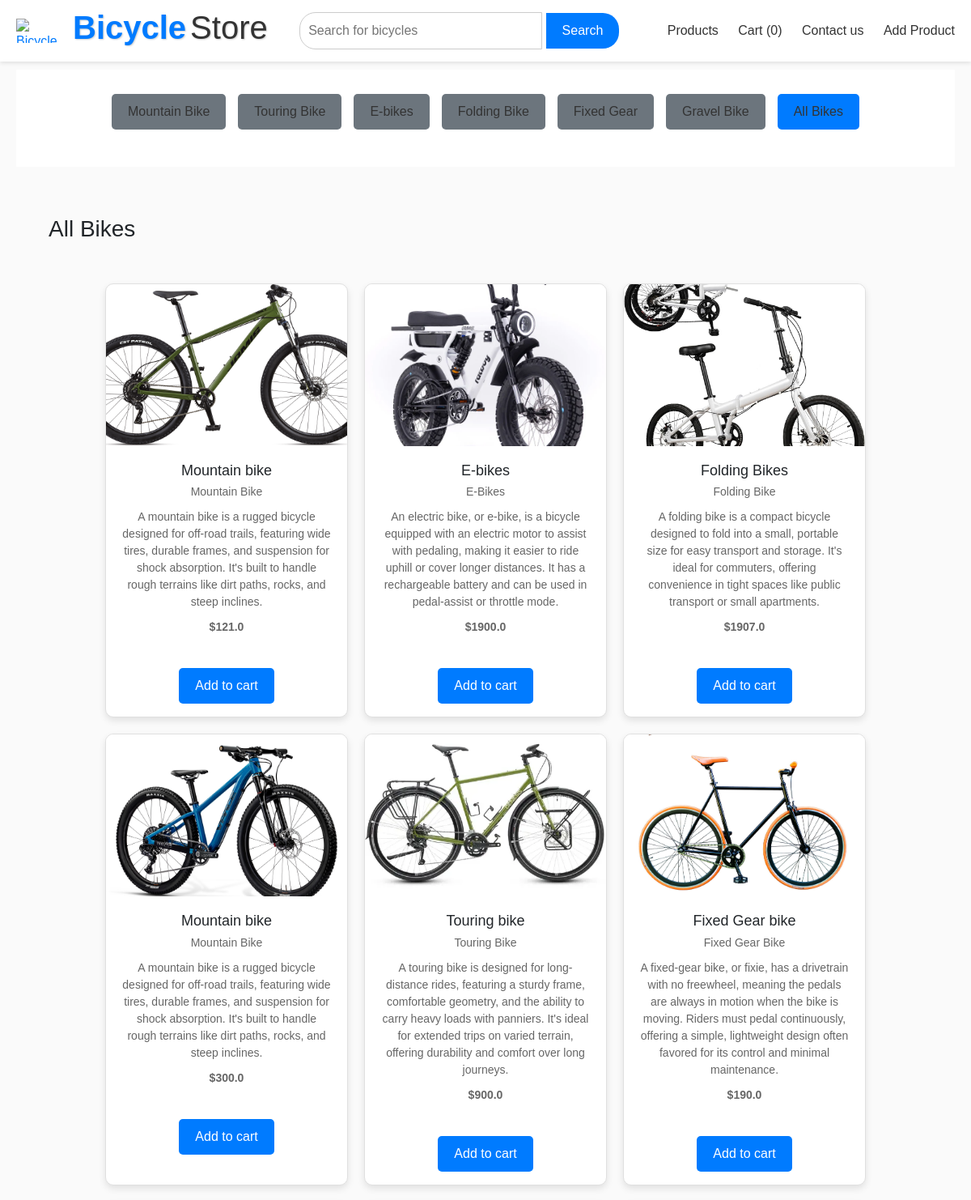
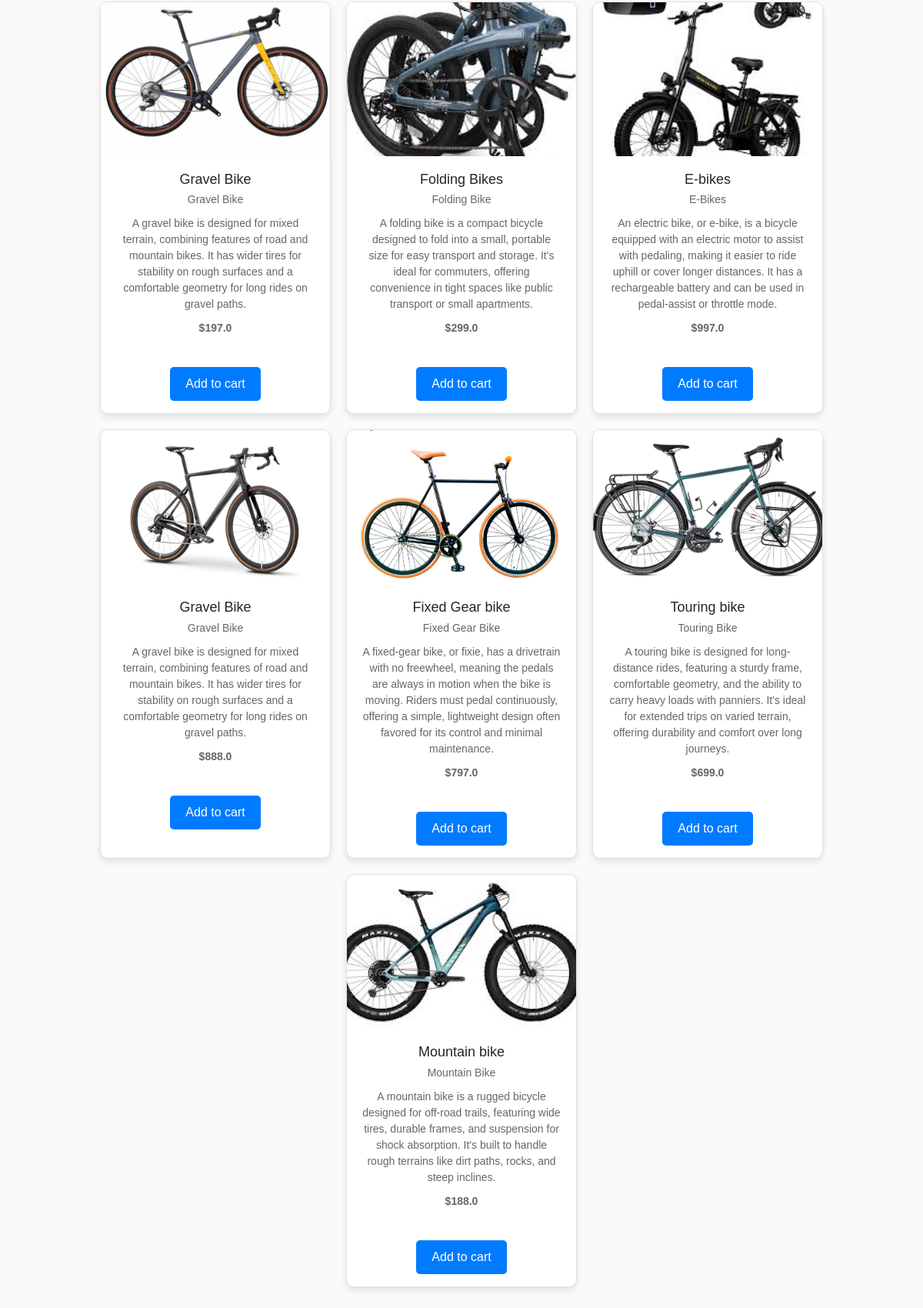
Page /products on the committed database (2 pictures, top to bottom).
### models.py (models this page shows)
class Bikes(db.Model):
    id = db.Column(db.Integer, primary_key=True)
    Brand_name = db.Column(db.String(100), nullable=False)
    Brand_category = db.Column(db.Text, nullable=False)
    price = db.Column(db.Float, nullable=False)
    M_date = db.Column(db.String(50), nullable=False)
    image_url = db.Column(db.String(200), nullable=False)
    description = db.Column(db.String(200), nullable=False)
    accessories = db.relationship('Accessories', secondary=bike_accessory_association, backref='bikes')  # Many-to-many relationship

### app.py (the view, shortened to what this page needs)
@app.route("/products", methods=["GET", "POST"])
def Productspage():
    category = request.args.get('category')  # Get category from URL if any
    query = request.args.get('search')  # Get search query from URL if any
    if query:
        products = Bikes.query.filter(
            Bikes.Brand_name.ilike(f"%{query}%") |
            Bikes.description.ilike(f"%{query}%") |
            Bikes.Brand_category.ilike(f"%{query}%")
        ).all()
    else:
        products = Bikes.query.all()
    return render_template("products.html", products=products, category=category, query=query)

### app.py (called while the page is built)
def get_cart_item_count():
    return len(Order.query.all())

@app.context_processor
def inject_cart_count():
    return dict(cart_item_count=get_cart_item_count())

### templates/products.html (shortened to what this page needs)
{% extends "header.html" %}
{% block content %}
<nav class="group">
    <ul class="group-list">
        <li class="nav-item">
            <a href="{{ url_for('Productspage', category='Mountain Bike') }}"
               class="nav-link {% if request.args.get('category') == 'Mountain Bike' %} active {% endif %}">
               Mountain Bike
            </a>
        </li>
        <li class="nav-item">
            <a href="{{ url_for('Productspage', category='Touring Bike') }}"
               class="nav-link {% if request.args.get('category') == 'Touring Bike' %} active {% endif %}">
               Touring Bike
            </a>
        </li>
        <li class="nav-item">
            <a href="{{ url_for('Productspage', category='E-Bikes') }}"
               class="nav-link {% if request.args.get('category') == 'E bikes' %} active {% endif %}">
               E-bikes
            </a>
        </li>
        <li class="nav-item">
            <a href="{{ url_for('Productspage', category='Folding Bike') }}"
               class="nav-link {% if request.args.get('category') == 'Folding Bike' %} active {% endif %}">
               Folding Bike
            </a>
        </li>
        <li class="nav-item">
            <a href="{{ url_for('Productspage', category='Fixed Gear') }}"
               class="nav-link {% if request.args.get('category') == 'Fixed Gear' %} active {% endif %}">
               Fixed Gear
            </a>
        </li>
        <li class="nav-item">
            <a href="{{ url_for('Productspage', category='Gravel Bike') }}"
               class="nav-link {% if request.args.get('category') == 'Gravel Bike' %} active {% endif %}">
               Gravel Bike
            </a>
        </li>
        <li class="nav-item">
            <a href="{{ url_for('Productspage') }}"
               class="nav-link {% if not request.args.get('category') %} active {% endif %}">
               All Bikes
            </a>
        </li>
    </ul>
</nav>
<section class="product-container">
    <div class="product-title">
        {% if query %}
            <h3>Search results for "{{ query }}"</h3>
        {% elif category %}
            <h3>{{ category }}</h3>
        {% else %}
            <h3>All Bikes</h3>
        {% endif %}
    </div>
    <div class="products-card-container">
        {% if products %}
            {% for i in products %}
                <div class="product-card">
                    <a href="/place_order/{{ i.id }}" class="product-link">
                        <img src="{{ i.image_url }}" alt="{{ i.Brand_name }}" class="product-image">
                        <div class="product-details">
                            <h2>{{ i.Brand_name }}</h2>
                            <p>{{ i.Brand_category }}</p>
                            <p>{{ i.description }}</p>
                            <div class="price-info">
                                <p class="current-price">${{ i.price }}</p>
                            </div>
                        </div>
                    </a>
                    <form method="POST" action= {{ url_for('place_order', product_id=i.id) }} >
                        <button type="submit" class="add-to-cart-btn mb-3">Add to cart</button>
                    </form>
                </div>
            {% endfor %}
        {% else %}
            <div>
                <h1>No products found</h1>
            </div>
        {% endif %}
    </div>
</section>
{% endblock %}

### static/css/styles.css (style rules this page uses)
* { margin: 0; padding: 0; box-sizing: border-box; }
body { font-family: Arial, sans-serif; }
.group { margin-top: 10px; background-color: #fff; padding: 10px 20px; display: flex; justify-content: center; margin-bottom: 10px; overflow-x: auto; white-space: nowrap; margin-left: 20px; margin-right: 20px; padding: 30px; }
.group-list { list-style: none; display: flex; gap: 15px; }
.group-list li a { text-decoration: none; background-color: #E6F8FF; color: #333; border-radius: 5px; padding: 10px 20px; font-weight: 500; }
.product-container { padding: 40px; margin: 20px; }
.product-title { margin-bottom: 50px; }
.product-container .products-card-container { display: flex; gap: 20px; flex-direction: row; flex-wrap: wrap; justify-content: center; }
.product-card { cursor: pointer; position: relative; width: 300px; background-color: #fff; border-radius: 10px; overflow: hidden; box-shadow: 0 4px 8px rgba(0, 0, 0, 0.1); text-align: center; border: 1px solid #e0e0e0; }
.product-image { width: 100%; height: 200px; object-fit: cover; }
.product-details { padding: 20px; }
.product-details h2 { font-size: 18px; margin-bottom: 5px; }
.product-details p { color: #666; font-size: 14px; margin-bottom: 10px; }
.price-info { margin-bottom: 20px; }
.current-price { font-size: 20px; color: #000; font-weight: bold; }
.add-to-cart-btn { text-decoration: none; padding: 10px 20px; background-color: #007bff; color: white; border: none; border-radius: 5px; cursor: pointer; font-size: 16px; }
.product-link { color: inherit; display: block; }

### static/css/checkout.css (style rules this page uses)
* { margin: 0; padding: 0; box-sizing: border-box; font-family: Arial, sans-serif; }
body { background-color: #fafafa; }

### templates/header.html (style rules this page uses)
.nav-link { padding: 10px; color: white; }
.nav-link:not(.active) { background-color: #6c757d; }
.nav-link.active { background-color: #007bff; }

### rows in the picture
Bikes: image_url (picture), Brand_name "Mountain bike", Brand_category "Mountain Bike", description "A mountain bike is a rugged bicycle designed for off-road trails, featuring wide tires, durable frames, and suspension for shock absorption. It's built to handle rough terrains like dirt paths, rocks, and steep inclines.", price "121.0"
Bikes: image_url (picture), Brand_name "E-bikes", Brand_category "E-Bikes", description "An electric bike, or e-bike, is a bicycle equipped with an electric motor to assist with pedaling, making it easier to ride uphill or cover longer distances. It has a rechargeable battery and can be used in pedal-assist or throttle mode.", price "1900.0"
Bikes: image_url (picture), Brand_name "Folding Bikes", Brand_category "Folding Bike", description "A folding bike is a compact bicycle designed to fold into a small, portable size for easy transport and storage. It's ideal for commuters, offering convenience in tight spaces like public transport or small apartments.", price "1907.0"
Bikes: image_url (picture), Brand_name "Mountain bike", Brand_category "Mountain Bike", description "A mountain bike is a rugged bicycle designed for off-road trails, featuring wide tires, durable frames, and suspension for shock absorption. It's built to handle rough terrains like dirt paths, rocks, and steep inclines.", price "300.0"
Bikes: image_url (picture), Brand_name "Touring bike", Brand_category "Touring Bike", description "A touring bike is designed for long-distance rides, featuring a sturdy frame, comfortable geometry, and the ability to carry heavy loads with panniers. It's ideal for extended trips on varied terrain, offering durability and comfort over long journeys.", price "900.0"
Bikes: image_url (picture), Brand_name "Fixed Gear bike", Brand_category "Fixed Gear Bike", description "A fixed-gear bike, or fixie, has a drivetrain with no freewheel, meaning the pedals are always in motion when the bike is moving. Riders must pedal continuously, offering a simple, lightweight design often favored for its control and minimal maintenance.", price "190.0"
Bikes: image_url (picture), Brand_name "Gravel Bike", Brand_category "Gravel Bike", description "A gravel bike is designed for mixed terrain, combining features of road and mountain bikes. It has wider tires for stability on rough surfaces and a comfortable geometry for long rides on gravel paths.", price "197.0"
Bikes: image_url (picture), Brand_name "Folding Bikes", Brand_category "Folding Bike", description "A folding bike is a compact bicycle designed to fold into a small, portable size for easy transport and storage. It's ideal for commuters, offering convenience in tight spaces like public transport or small apartments.", price "299.0"
Bikes: image_url (picture), Brand_name "E-bikes", Brand_category "E-Bikes", description "An electric bike, or e-bike, is a bicycle equipped with an electric motor to assist with pedaling, making it easier to ride uphill or cover longer distances. It has a rechargeable battery and can be used in pedal-assist or throttle mode.", price "997.0"
Bikes: image_url (picture), Brand_name "Gravel Bike", Brand_category "Gravel Bike", description "A gravel bike is designed for mixed terrain, combining features of road and mountain bikes. It has wider tires for stability on rough surfaces and a comfortable geometry for long rides on gravel paths.", price "888.0"
Bikes: image_url (picture), Brand_name "Fixed Gear bike", Brand_category "Fixed Gear Bike", description "A fixed-gear bike, or fixie, has a drivetrain with no freewheel, meaning the pedals are always in motion when the bike is moving. Riders must pedal continuously, offering a simple, lightweight design often favored for its control and minimal maintenance.", price "797.0"
Bikes: image_url (picture), Brand_name "Touring bike", Brand_category "Touring Bike", description "A touring bike is designed for long-distance rides, featuring a sturdy frame, comfortable geometry, and the ability to carry heavy loads with panniers. It's ideal for extended trips on varied terrain, offering durability and comfort over long journeys.", price "699.0"
Bikes: image_url (picture), Brand_name "Mountain bike", Brand_category "Mountain Bike", description "A mountain bike is a rugged bicycle designed for off-road trails, featuring wide tires, durable frames, and suspension for shock absorption. It's built to handle rough terrains like dirt paths, rocks, and steep inclines.", price "188.0"

### other values in the picture
{{ cart_item_count }} "0"
